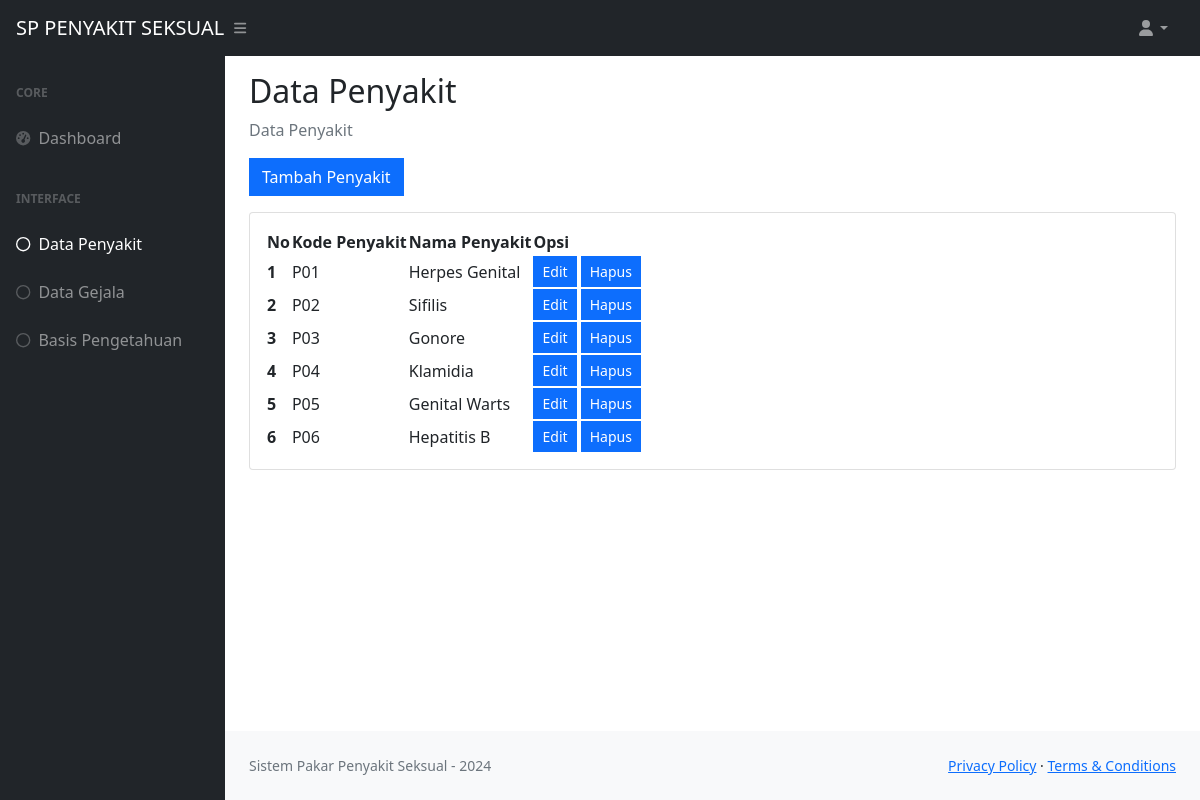
Screenshot of /dashboard/index.php?halaman=data_penyakit with the database file from the repository.
### tables this page shows
CREATE TABLE `data_penyakit` (
  `id_penyakit` int(20) NOT NULL,
  `kode_penyakit` varchar(50) NOT NULL,
  `nama_penyakit` varchar(100) NOT NULL
);

### halaman/data_penyakit.php (the view, shortened to what this page needs)
<?php
    require '../config/koneksi.php';
    $data = "SELECT * FROM data_penyakit";
    $hasil = mysqli_query($koneksi, $data);
?>
<div class="container-fluid px-4">
    <h2 class="mt-3">Data Penyakit</h2>
    <ol class="breadcrumb mb-3">
        <li class="breadcrumb-item active">Data Penyakit</li>
    </ol>
    <div class="opsi-tambah mb-3">
        <button type="button" class="btn btn-primary rounded-0" data-bs-toggle="modal" data-bs-target="#exampleModal">Tambah Penyakit</button>
    </div>
    <div class="card mb-4">
        <div class="card-body">
          <div class="table-responsive">
            <table id="datatablesSimple">
                <thead>
                    <tr>
                        <th nowrap="nowrap">No</th>
                        <th nowrap="nowrap">Kode Penyakit</th>
                        <th nowrap="nowrap">Nama Penyakit</th>
                        <th nowrap="nowrap">Opsi</th>
                    </tr>
                </thead>
                <tbody>
                    <?php
                        $no = 0;
                        while ($penyakit = mysqli_fetch_assoc($hasil)) :
                        $no++;
                    ?>
                        <tr>
                            <th><?= $no; ?></th>
                            <td><?= $penyakit['kode_penyakit']; ?></td>
                            <td><?= $penyakit['nama_penyakit']; ?></td>
                            <td nowrap="nowrap">
                                <button class="btn btn-primary rounded-0 btn-sm"
                                data-bs-toggle="modal"
                                data-bs-target="#editModalPenyakit"
                                data-id="<?= $penyakit['id_penyakit']; ?>"
                                data-kode="<?= $penyakit['kode_penyakit']; ?>"
                                data-penyakit="<?= $penyakit['nama_penyakit']; ?>">Edit</button>
                                <a href="../fungsi_proses/proses_hapus_penyakit.php?id_penyakit=<?= $penyakit['id_penyakit']; ?>" class="btn btn-primary rounded-0 btn-sm" onclick="return confirm('Ingin menghapusnya?');">Hapus</a>
                            </td>
                        </tr>
                    <?php endwhile;  ?>
                </tbody>
            </table>
          </div>
        </div>
    </div>
</div>

### rows the page displays
data_penyakit: kode_penyakit "P01", nama_penyakit "Herpes Genital"
data_penyakit: kode_penyakit "P02", nama_penyakit "Sifilis"
data_penyakit: kode_penyakit "P03", nama_penyakit "Gonore"
data_penyakit: kode_penyakit "P04", nama_penyakit "Klamidia"
data_penyakit: kode_penyakit "P05", nama_penyakit "Genital Warts"
data_penyakit: kode_penyakit "P06", nama_penyakit "Hepatitis B"
